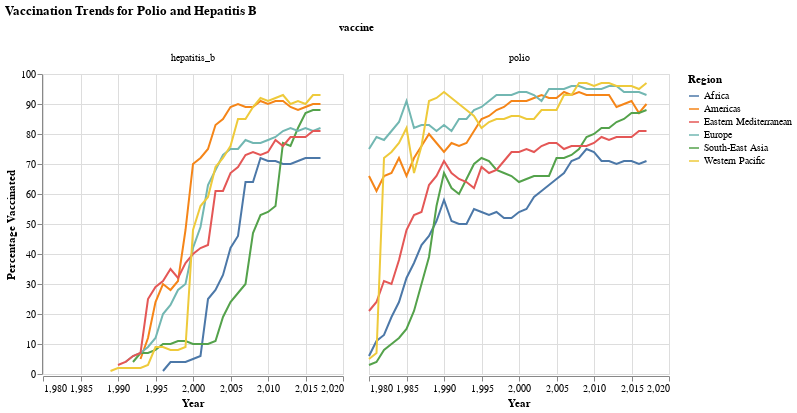

The cell this chart's notebook holds for it:
### Code cell
"""
Task 7: Create a plot
"""
side_by_side_world = alt.Chart(world_vaccination).mark_line().encode(
    x=alt.X('yr:Q', title='Year'),
    y=alt.Y('pct_vaccinated:Q', title='Percentage Vaccinated'),
    color=alt.Color('who_region:N', title='Region'),
    tooltip=['who_region', 'yr', 'pct_vaccinated']
).facet(
    column='vaccine:N'
).properties(
    title='Vaccination Trends for Polio and Hepatitis B'
)

side_by_side_world

### Figure 1 — Vega-Lite specification as saved in the notebook (floating-point values rounded to 4 significant figures; data arrays with more than 128 entries replaced by an {"elided": "..."} marker saying what was removed)
{"config": {"view": {"continuousWidth": 300, "continuousHeight": 300}}, "data": {"name": "data-7a55e572408cc36cdca53be021260944"}, "facet": {"column": {"field": "vaccine", "type": "nominal"}}, "spec": {"mark": {"type": "line"}, "encoding": {"color": {"field": "who_region", "title": "Region", "type": "nominal"}, "tooltip": [{"field": "who_region", "type": "nominal"}, {"field": "yr", "type": "quantitative"}, {"field": "pct_vaccinated", "type": "quantitative"}], "x": {"field": "yr", "title": "Year", "type": "quantitative"}, "y": {"field": "pct_vaccinated", "title": "Percentage Vaccinated", "type": "quantitative"}}}, "title": "Vaccination Trends for Polio and Hepatitis B", "$schema": "https://vega.github.io/schema/vega-lite/v5.20.1.json", "datasets": {"data-7a55e572408cc36cdca53be021260944": {"elided": "402 records"}}}
